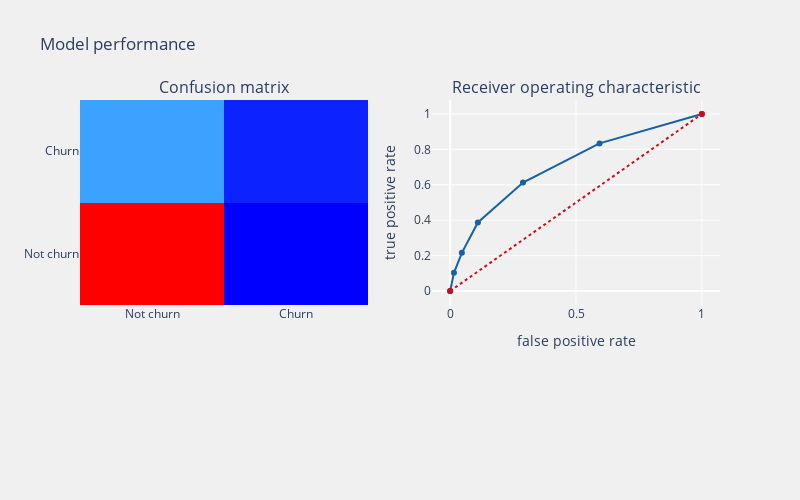

Notebook code cell kept with this figure:
### Code cell
#K-NN 
from sklearn.neighbors import KNeighborsClassifier
knn = KNeighborsClassifier(algorithm='auto', leaf_size=30, metric='minkowski',
                           metric_params=None, n_jobs=1, n_neighbors=5, p=2,
                           weights='uniform')

churn_prediction(knn, x_train, x_test, y_train, y_test, 'None', threshold_plot=True)

### Figure 1 — Plotly figure (JSON) as saved in the notebook; plotly's stock layout.template omitted (floating-point values rounded to 4 significant figures)
{"data": [{"colorscale": [[0, "rgb(0,0,255)"], [0.1, "rgb(51,153,255)"], [0.2, "rgb(102,204,255)"], [0.3, "rgb(153,204,255)"], [0.4, "rgb(204,204,255)"], [0.5, "rgb(255,255,255)"], [0.6, "rgb(255,204,255)"], [0.7, "rgb(255,153,255)"], [0.8, "rgb(255,102,204)"], [0.9, "rgb(255,102,102)"], [1, "rgb(255,0,0)"]], "name": "Confusion matrix", "showscale": false, "type": "heatmap", "x": ["Not churn", "Churn"], "xaxis": "x", "y": ["Not churn", "Churn"], "yaxis": "y", "z": [[1414, 175], [321, 203]]}, {"line": {"color": "rgb(22, 96, 167)", "width": 2}, "name": "Roc: 0.6386362107811817", "type": "scatter", "x": [0, 0.0151, 0.04657, 0.1101, 0.2895, 0.5935, 1], "xaxis": "x2", "y": [0, 0.1031, 0.2156, 0.3874, 0.6126, 0.834, 1], "yaxis": "y2"}, {"line": {"color": "rgb(205, 12, 24)", "dash": "dot", "width": 2}, "type": "scatter", "x": [0, 1], "xaxis": "x2", "y": [0, 1], "yaxis": "y2"}], "layout": {"annotations": [{"font": {"size": 16}, "showarrow": false, "text": "Confusion matrix", "x": 0.225, "xanchor": "center", "xref": "paper", "y": 1, "yanchor": "bottom", "yref": "paper"}, {"font": {"size": 16}, "showarrow": false, "text": "Receiver operating characteristic", "x": 0.775, "xanchor": "center", "xref": "paper", "y": 1, "yanchor": "bottom", "yref": "paper"}], "autosize": false, "height": 500, "margin": {"b": 195}, "paper_bgcolor": "rgba(240,240,240,0.95)", "plot_bgcolor": "rgba(240,240,240,0.95)", "showlegend": false, "title": {"text": "Model performance"}, "width": 800, "xaxis": {"anchor": "y", "domain": [0, 0.45]}, "xaxis2": {"anchor": "y2", "domain": [0.55, 1], "title": {"text": "false positive rate"}}, "yaxis": {"anchor": "x", "domain": [0, 1]}, "yaxis2": {"anchor": "x2", "domain": [0, 1], "title": {"text": "true positive rate"}}}}
